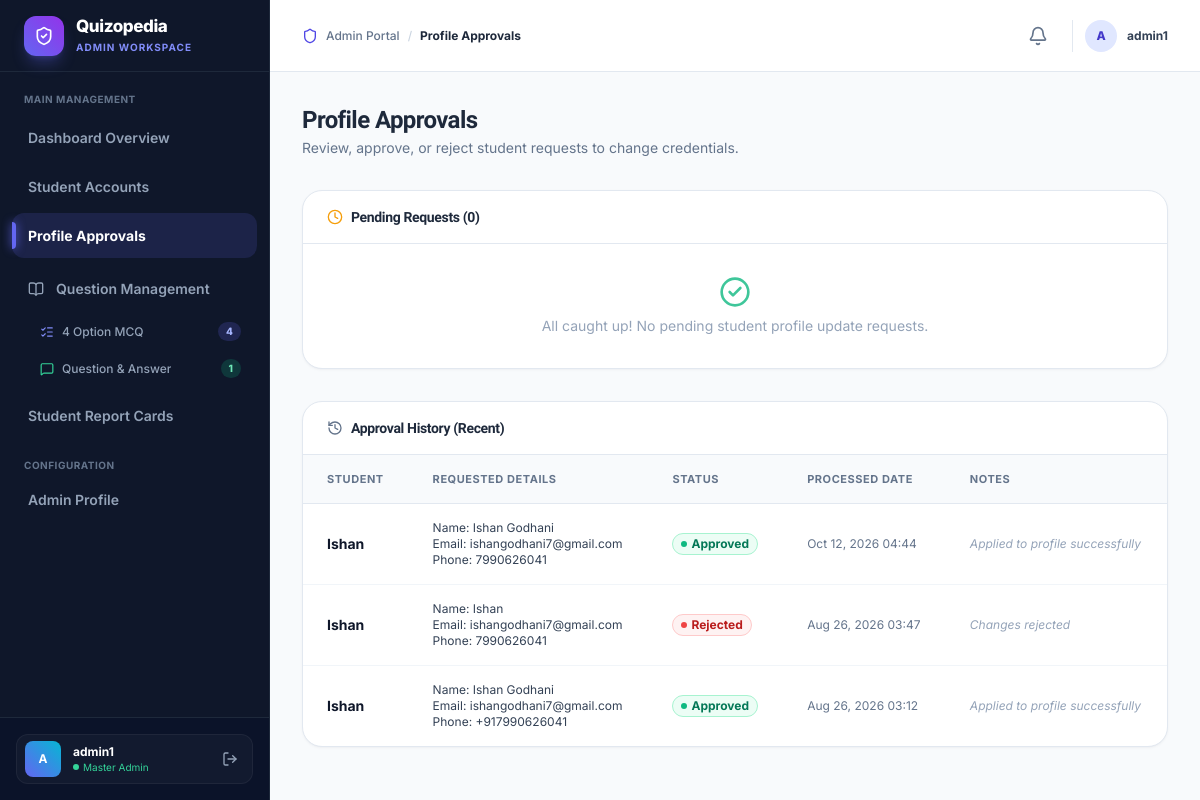
/admin-dashboard/approvals/ (signed in), run on an earlier commit of the app's database.
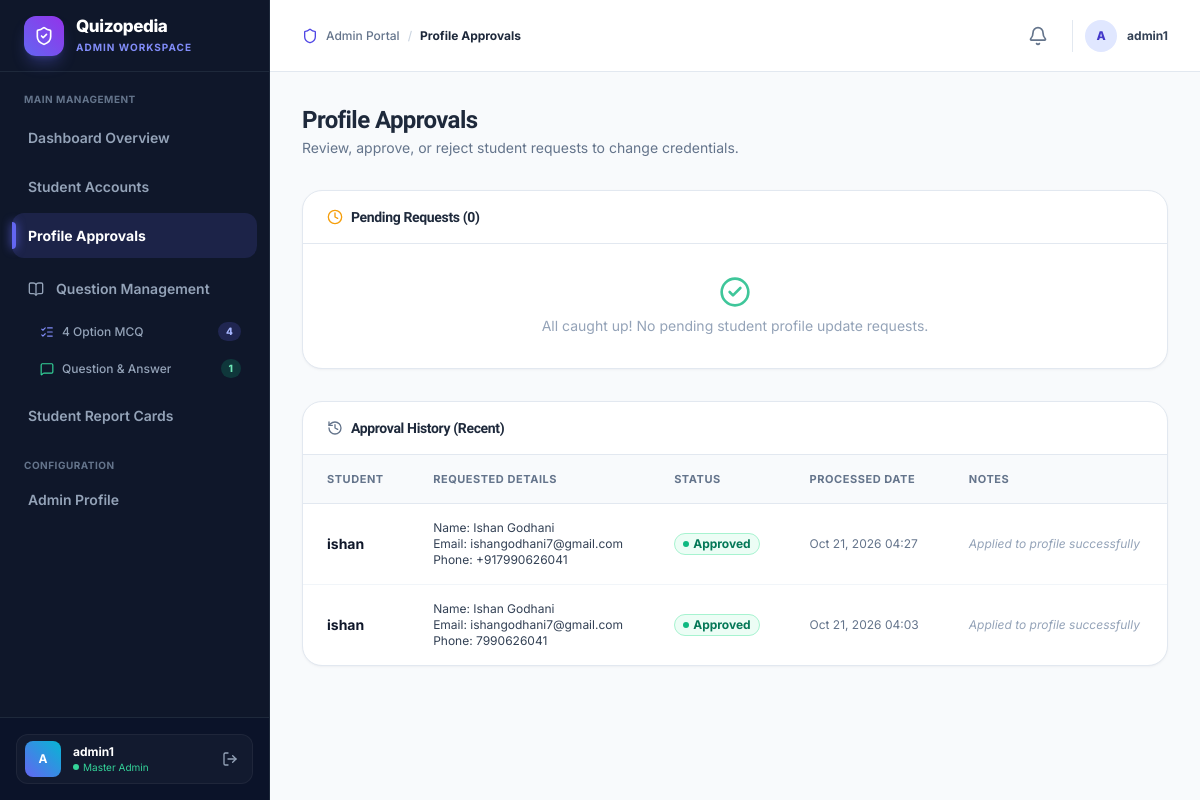
And on a later commit of the database.
### user/models.py (models this page shows, shortened)
class ProfileUpdateRequest(models.Model):
    STATUS_CHOICES = [
        ('pending', 'Pending Approval'),
        ('approved', 'Approved'),
        ('rejected', 'Rejected'),
    ]
    student = models.ForeignKey(Student, on_delete=models.CASCADE, related_name='profile_updates')
    name = models.CharField(max_length=150)
    email = models.EmailField()
    phone = models.CharField(max_length=15)
    status = models.CharField(max_length=20, choices=STATUS_CHOICES, default='pending')
    rejection_reason = models.TextField(blank=True, null=True)
    created_at = models.DateTimeField(auto_now_add=True)
    updated_at = models.DateTimeField(auto_now=True)

class Student(models.Model):
    user = models.OneToOneField(User, on_delete=models.CASCADE, related_name='student')
    phone = models.CharField(max_length=15)
    @property
    def name(self):
        return self.user.first_name if self.user else ""
    @property
    def email(self):
        return self.user.email if self.user else ""

### adminpanel/views.py (the view, shortened to what this page needs)
# urls.py: path('admin-dashboard/approvals/', views.profile_approvals, name='admin_profile_approvals'),
@admin_required
def profile_approvals(request):
    errors = []
    success_msg = None
    pending_requests = ProfileUpdateRequest.objects.filter(status='pending').order_by('-created_at')
    past_requests = ProfileUpdateRequest.objects.exclude(status='pending').order_by('-updated_at')[:15]
    return render(request, 'adminpanel/approvals.html', {
        'pending_requests': pending_requests,
        'past_requests': past_requests,
        'errors': errors,
        'success': success_msg
    })

### adminpanel/context_processors.py (called while the page is built)
def pending_approvals_count(request):
    if request.user.is_authenticated and (request.user.is_staff or request.user.is_superuser):
        count = ProfileUpdateRequest.objects.filter(status='pending').count()
        mcq_count = Subject.objects.filter(questions__question_type='mcq').distinct().count()
        qna_count = Subject.objects.filter(questions__question_type='qna').distinct().count()
        return {
            'pending_approvals_count': count,
            'sidebar_mcq_count': mcq_count,
            'sidebar_qna_count': qna_count,
        }
    return {
        'pending_approvals_count': 0,
        'sidebar_mcq_count': 0,
        'sidebar_qna_count': 0,
    }

### adminpanel/templates/adminpanel/approvals.html (shortened to what the changed rows need)
{% extends 'adminpanel/base.html' %}
{% block content %}
<div class="mb-8">
  <h1 class="text-2xl font-extrabold text-slate-800 tracking-tight">Profile Approvals</h1>
</div>
<div class="space-y-8">
  <div class="glass-card overflow-hidden">
    <div class="px-6 py-4 border-b border-slate-200 flex items-center justify-between">
      <div class="flex items-center gap-2">
        <h2 class="text-sm font-bold text-slate-800">Pending Requests ({{ pending_requests|length }})</h2>
      </div>
    </div>
  </div>
  <div class="glass-card overflow-hidden">
    <div class="px-6 py-4 border-b border-slate-200 flex items-center justify-between">
      <div class="flex items-center gap-2">
        <h2 class="text-sm font-bold text-slate-800">Approval History (Recent)</h2>
      </div>
    </div>
    {% if past_requests %}
    <div class="overflow-x-auto">
      <table class="w-full text-left text-sm border-collapse min-w-[700px]">
        <thead>
          <tr class="border-b border-slate-200 bg-slate-50 text-slate-500 font-bold uppercase tracking-wider text-[11px]">
            <th class="px-6 py-3.5">Student</th>
            <th class="px-6 py-3.5">Requested Details</th>
            <th class="px-6 py-3.5">Status</th>
            <th class="px-6 py-3.5">Processed Date</th>
            <th class="px-6 py-3.5">Notes</th>
          </tr>
        </thead>
        <tbody class="divide-y divide-slate-100 text-slate-700">
          {% for req in past_requests %}
          <tr class="hover:bg-slate-50 transition">
            <td class="px-6 py-4 font-bold text-slate-900">{{ req.student.user.username }}</td>
            <td class="px-6 py-4 text-xs">
              <span class="block">Name: {{ req.name }}</span>
              <span class="block">Email: {{ req.email }}</span>
              <span class="block">Phone: {{ req.phone }}</span>
            </td>
            <td class="px-6 py-4 text-xs font-bold">
              {% if req.status == 'approved' %}
              <span class="inline-flex items-center gap-1 text-emerald-700 px-2 py-0.5 rounded-full bg-emerald-50 border border-emerald-200">
                <span class="w-1.5 h-1.5 rounded-full bg-emerald-500"></span> Approved
              </span>
              {% else %}
              <span class="inline-flex items-center gap-1 text-red-700 px-2 py-0.5 rounded-full bg-red-50 border border-red-200">
                <span class="w-1.5 h-1.5 rounded-full bg-red-500"></span> Rejected
              </span>
              {% endif %}
            </td>
            <td class="px-6 py-4 text-xs text-slate-500">{{ req.updated_at|date:"M d, Y H:i" }}</td>
            <td class="px-6 py-4 text-xs italic text-slate-400">
              {% if req.status == 'rejected' %}
              {{ req.rejection_reason|default:'Changes rejected' }}
              {% elif req.status == 'approved' %}
              Applied to profile successfully
              {% else %}
              --
              {% endif %}
            </td>
          </tr>
          {% endfor %}
        </tbody>
      </table>
    </div>
    {% else %}
    <p class="text-xs text-slate-400 text-center py-6">No historical records found.</p>
    {% endif %}
  </div>
</div>
{% endblock %}

What changed in the data, as far as the page shows it:
removed ProfileUpdateRequest: student.user.username "Ishan", name "Ishan Godhani", email "ishangodhani7@gmail.com", phone "7990626041", status "approved" (drawn), updated_at "Oct 12, 2026 04:44"
removed ProfileUpdateRequest: student.user.username "Ishan", name "Ishan", email "ishangodhani7@gmail.com", phone "7990626041", status "rejected" (drawn), updated_at "Aug 26, 2026 03:47", rejection_reason "Changes rejected"
removed ProfileUpdateRequest: student.user.username "Ishan", name "Ishan Godhani", email "ishangodhani7@gmail.com", phone "+917990626041", status "approved" (drawn), updated_at "Aug 26, 2026 03:12"
added ProfileUpdateRequest: student.user.username "ishan", name "Ishan Godhani", email "ishangodhani7@gmail.com", phone "+917990626041", status "approved" (drawn), updated_at "Oct 21, 2026 04:27"
added ProfileUpdateRequest: student.user.username "ishan", name "Ishan Godhani", email "ishangodhani7@gmail.com", phone "7990626041", status "approved" (drawn), updated_at "Oct 21, 2026 04:03"
